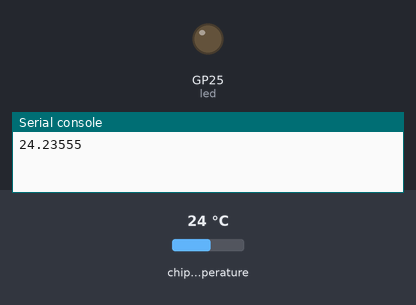
The program below on a simulated Raspberry Pi Pico running MicroPython. Shown: output pins drawn as LEDs (lit = HIGH), the last lines printed to the serial console. Dashed ring = blinking. Inputs (shaded band) come from the test bench; at power-on: chip temperature 24 °C.

Above: at 1.0 s.
At 2.5 s:
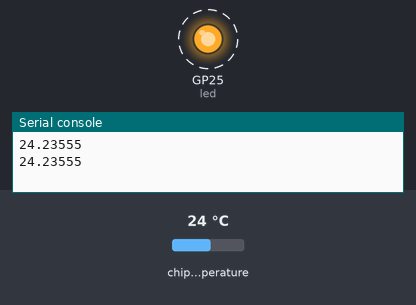
Timing chart, 0 to 4.6 s (numbered marks = the images above):
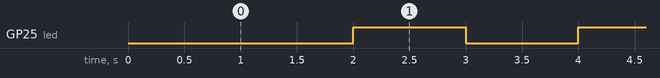

The program:

buildinTemp.py
```python
import machine
import utime
import blink

sensor_temp = machine.ADC(4)
conversion_factor = 3.3 / (65535)

while True:
    reading = sensor_temp.read_u16() * conversion_factor
    temperature = 27 - (reading - 0.706)/0.001721
    print(temperature)
    utime.sleep(2)
```

blink.py
```python
from machine import Pin, Timer
led = Pin(25, Pin.OUT)
LED_state = True
tim = Timer()

def tick(timer):
    global led, LED_state
    LED_state = not LED_state
    led.value(LED_state)

tim.init(freq=1, mode=Timer.PERIODIC, callback=tick)
```

Measured:
- by itself, GP25 (led): alternates HIGH for 1.0 s and LOW for 1.0 s
